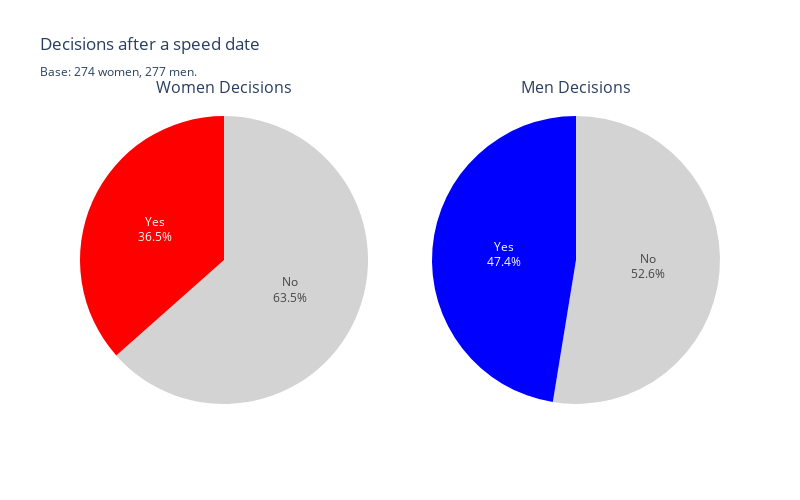

Here is the notebook cell this chart was saved with:
### Code cell
# Map decision values
decision_mapping = {1: 'Yes', 0: 'No'}
df['decision_label'] = df['dec'].map(decision_mapping)

# Gender mapping
gender_mapping = {0: 'Women', 1: 'Men'}
df['gender_label'] = df['gender'].map(gender_mapping)

# Separate by gender (replace with your actual gender column and values)
df_men = df[df['gender_label'] == 'Men']
df_women = df[df['gender_label'] == 'Women']

# Count decisions for men
men_counts = df_men['decision_label'].value_counts().reset_index()
men_counts.columns = ['Decision', 'Count']

# Count decisions for women
women_counts = df_women['decision_label'].value_counts().reset_index()
women_counts.columns = ['Decision', 'Count']

# Create subplot layout
fig = make_subplots(
    rows=1, cols=2,
    specs=[[{'type':'domain'}, {'type':'domain'}]],
    subplot_titles=['Women Decisions', 'Men Decisions']
)

# Add pie for women
fig.add_trace(go.Pie(
    labels=women_counts['Decision'],
    values=women_counts['Count'],
    name="Women",
    marker=dict(colors=['lightgrey', 'red']),
    textinfo='percent+label'
), row=1, col=1)

# Add pie for men
fig.add_trace(go.Pie(
    labels=men_counts['Decision'],
    values=men_counts['Count'],
    name="Men",
    marker=dict(colors=['lightgrey', 'blue']),
    textinfo='percent+label'
), row=1, col=2)



# Update layout
fig.update_layout(
    title_text='Decisions after a speed date<br><sub>Base: 274 women, 277 men.',
    showlegend=False,
    height=500,
    width=800
)

fig.show()

### Figure 1 — Plotly figure (JSON) as saved in the notebook; plotly's stock layout.template omitted (floating-point values rounded to 4 significant figures)
{"data": [{"domain": {"x": [0, 0.45], "y": [0, 1]}, "labels": ["No", "Yes"], "marker": {"colors": ["lightgrey", "red"]}, "name": "Women", "textinfo": "percent+label", "type": "pie", "values": [2655, 1529]}, {"domain": {"x": [0.55, 1], "y": [0, 1]}, "labels": ["No", "Yes"], "marker": {"colors": ["lightgrey", "blue"]}, "name": "Men", "textinfo": "percent+label", "type": "pie", "values": [2205, 1989]}], "layout": {"annotations": [{"font": {"size": 16}, "showarrow": false, "text": "Women Decisions", "x": 0.225, "xanchor": "center", "xref": "paper", "y": 1, "yanchor": "bottom", "yref": "paper"}, {"font": {"size": 16}, "showarrow": false, "text": "Men Decisions", "x": 0.775, "xanchor": "center", "xref": "paper", "y": 1, "yanchor": "bottom", "yref": "paper"}], "height": 500, "showlegend": false, "title": {"text": "Decisions after a speed date<br><sub>Base: 274 women, 277 men."}, "width": 800}}
